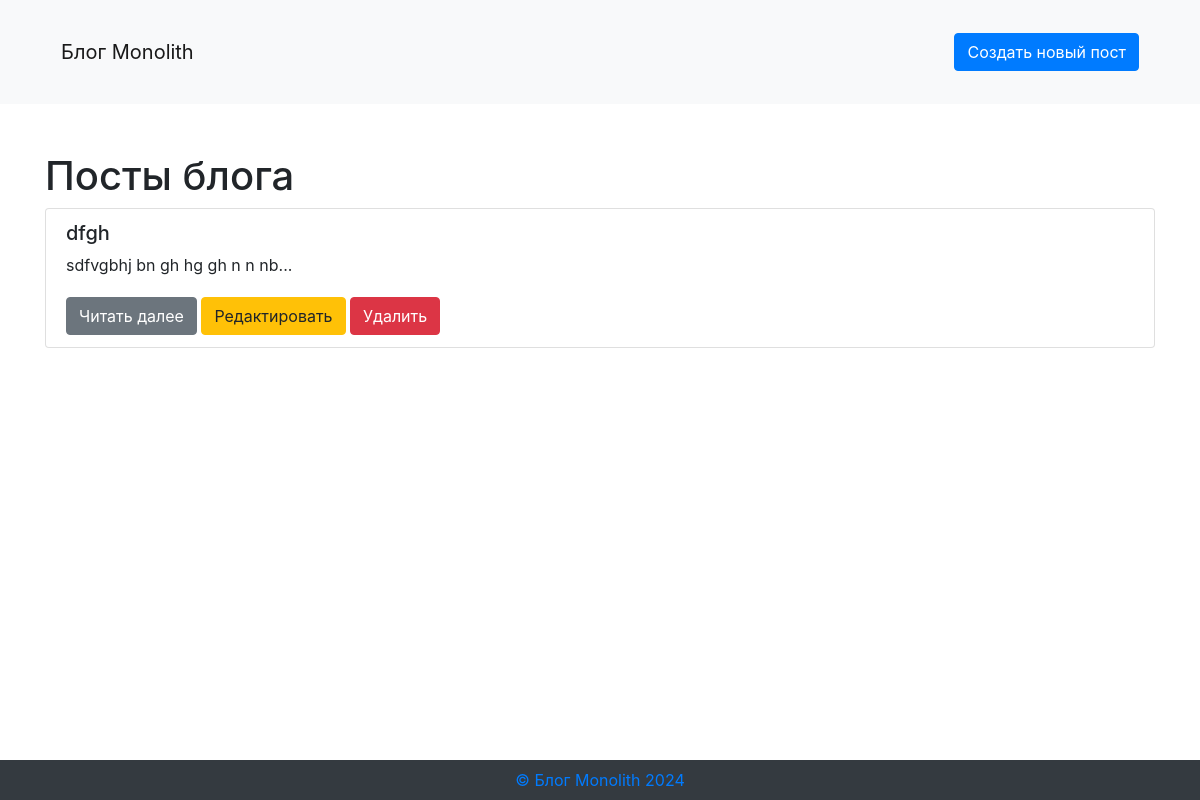
Before: / with the older database file.
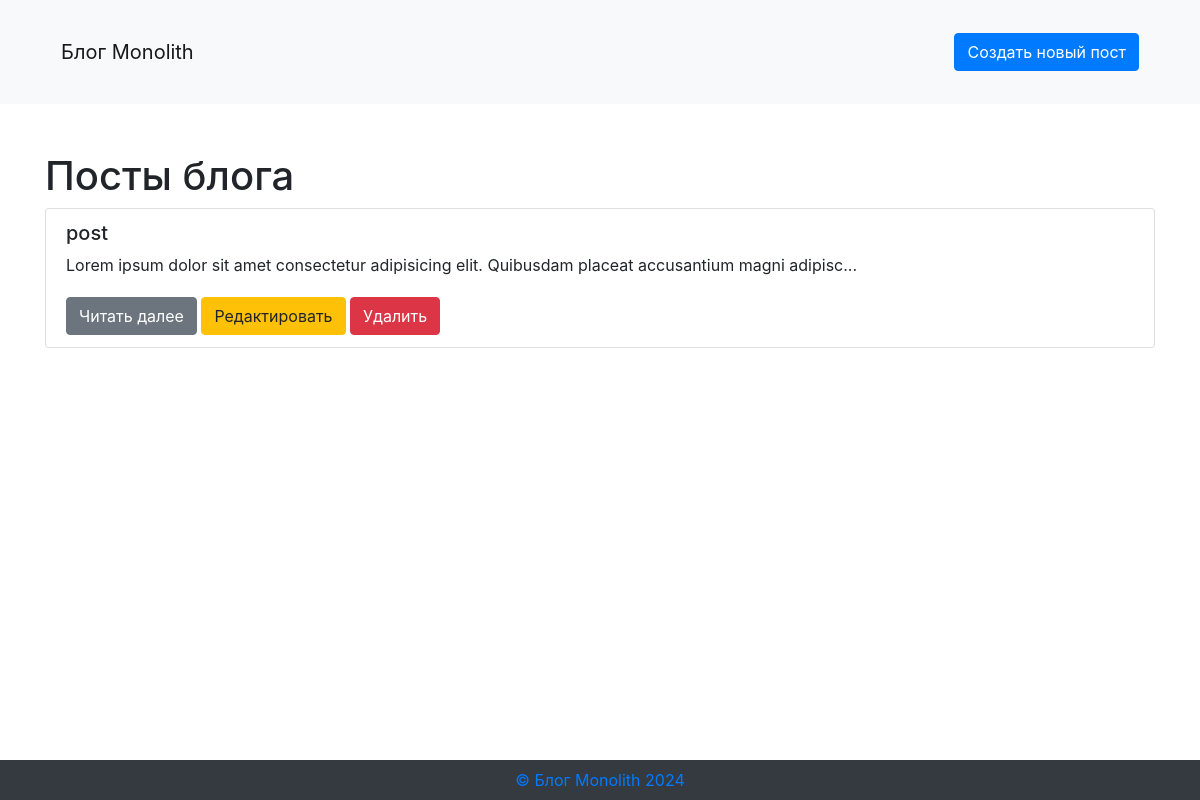
After: the same page with the newer database file.
### models.py (models this page shows)
class Post(Base):
	__tablename__ = 'posts'  # Имя таблицы в базе данных
	id = Column(Integer, primary_key=True, index=True)
	title = Column(String, nullable=False)
	content = Column(String, nullable=False)

### routers.py (the view)
@router.get("/", response_class=HTMLResponse)
async def home(request: Request, db: Session = Depends(get_db)):
	blogs = db.query(Post).all()
	return templates.TemplateResponse("index.html", {"request": request, "blogs": blogs})

### templates/index.html (shortened to what this page needs)
{% extends "base.html" %}
{% block content %}
<h1 class="mt-5">Посты блога</h1>
<div class="list-group">
  {% for post in blogs %}
  <div class="list-group-item">
    <h5>{{ post.title }}</h5>
    <p>{{ post.content[:100] }}...</p>
    <a href="/post/{{ post.id }}" class="btn btn-secondary mt-1">Читать далее</a>
    <a href="/edit_post/{{ post.id }}" class="btn btn-warning mt-1">Редактировать</a>
    <a href="/delete_post/{{ post.id }}" class="btn btn-danger mt-1">Удалить</a>
  </div>
  {% endfor %}
</div>
{% endblock %}

### templates/base.html (shortened to what this page needs)
<!DOCTYPE html>
<html lang="ru" class="h-100">
<head>
  <link rel="stylesheet" href="https://stackpath.bootstrapcdn.com/bootstrap/4.5.2/css/bootstrap.min.css">
</head>
<body class="h-100">
<header class="navbar-light bg-light py-4">
  <div class="container">
    <nav class="navbar navbar-expand-lg d-flex justify-content-between">
      <a class="navbar-brand" href="/">Блог Monolith</a>
      <a class="btn btn-primary" href="/create_post">Создать новый пост</a>
    </nav>
  </div>
</header>
<div class="container">
  {% block content %}{% endblock %}
</div>
<footer class="text-center bg-dark py-2 mt-3" style="position: sticky !important; top: 100%;">
  <a href="/">© Блог Monolith 2024</a>
</footer>
</body>
</html>

Changed rows visible on the page:
removed Post: title "dfgh", content "sdfvgbhj bn gh hg gh n n nb"
added Post: title "post", content "Lorem ipsum dolor sit amet consectetur adipisicing elit. Quibusdam placeat accusantium magni adipisc"
